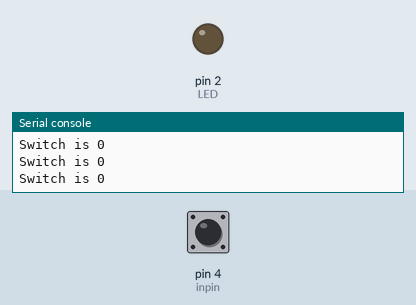
Bench run of a program on a simulated MicroPython board. Shown: output pins drawn as LEDs (lit = HIGH), the last lines printed to the serial console. The test bench sets the inputs (shaded band); at power-on: pin 4 (inpin) LOW.

Above: at 1.2 s.
1.3 s: pin 4 (inpin) pulled HIGH for 0.15 s
At 1.38 s:
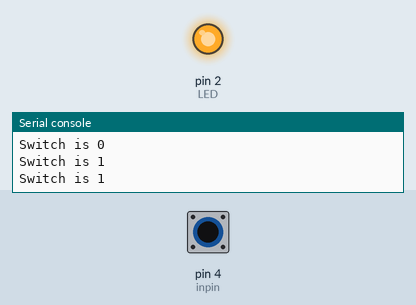
2.9 s: pin 4 (inpin) pulled HIGH for 3.2 s
At 7.1 s:
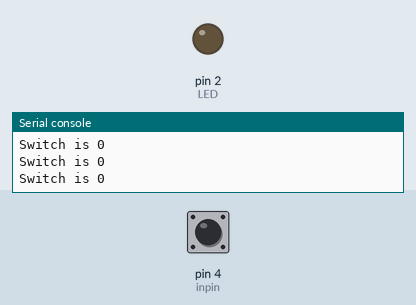
Timing chart, 0 to 8.6 s (numbered marks = the images above; inputs shaded):
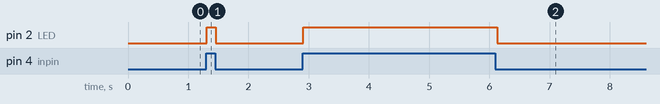

The program:

main.py
```python
import time
import machine

LED = machine.Pin(2, machine.Pin.OUT)
inpin = machine.Pin(4, machine.Pin.IN, machine.Pin.PULL_DOWN)

while(1):
    switch = inpin.value()
    print("Switch is {}".format(switch))
    if switch:
        LED.value(1)
    else:
        LED.value(0)
    time.sleep_ms(50)
```

Measured:
- after the input at 1.3 s, pin 2 (LED): LOW → HIGH at once, → LOW 0.15 s later
- after the input at 2.9 s, pin 2 (LED): LOW → HIGH at once, → LOW 3.2 s later
